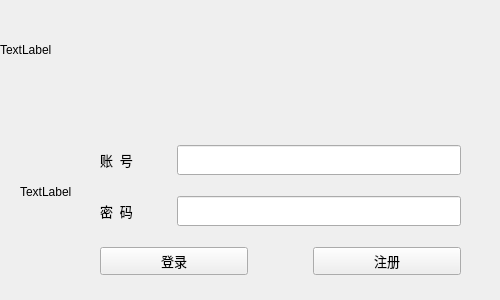
<?xml version="1.0" encoding="UTF-8"?>
<ui version="4.0">
 <class>Form</class>
 <widget class="QWidget" name="Form">
  <property name="geometry">
   <rect>
    <x>0</x>
    <y>0</y>
    <width>500</width>
    <height>300</height>
   </rect>
  </property>
  <property name="minimumSize">
   <size>
    <width>500</width>
    <height>300</height>
   </size>
  </property>
  <property name="maximumSize">
   <size>
    <width>500</width>
    <height>300</height>
   </size>
  </property>
  <property name="windowTitle">
   <string>登录</string>
  </property>
  <widget class="QLabel" name="Background">
   <property name="geometry">
    <rect>
     <x>0</x>
     <y>0</y>
     <width>500</width>
     <height>100</height>
    </rect>
   </property>
   <property name="minimumSize">
    <size>
     <width>500</width>
     <height>100</height>
    </size>
   </property>
   <property name="maximumSize">
    <size>
     <width>500</width>
     <height>100</height>
    </size>
   </property>
   <property name="text">
    <string>TextLabel</string>
   </property>
  </widget>
  <widget class="QWidget" name="layoutWidget">
   <property name="geometry">
    <rect>
     <x>100</x>
     <y>130</y>
     <width>361</width>
     <height>161</height>
    </rect>
   </property>
   <layout class="QVBoxLayout" name="verticalLayout">
    <item>
     <layout class="QHBoxLayout" name="horizontalLayout" stretch="2,8">
      <item>
       <widget class="QLabel" name="label">
        <property name="font">
         <font>
          <family>宋体</family>
          <pointsize>10</pointsize>
         </font>
        </property>
        <property name="styleSheet">
         <string notr="true"/>
        </property>
        <property name="text">
         <string>账  号</string>
        </property>
       </widget>
      </item>
      <item>
       <widget class="QLineEdit" name="text_user">
        <property name="font">
         <font>
          <family>宋体</family>
          <pointsize>11</pointsize>
         </font>
        </property>
       </widget>
      </item>
     </layout>
    </item>
    <item>
     <layout class="QHBoxLayout" name="horizontalLayout_2" stretch="2,8">
      <item>
       <widget class="QLabel" name="label_2">
        <property name="font">
         <font>
          <family>宋体</family>
          <pointsize>10</pointsize>
         </font>
        </property>
        <property name="styleSheet">
         <string notr="true"/>
        </property>
        <property name="text">
         <string>密  码</string>
        </property>
       </widget>
      </item>
      <item>
       <widget class="QLineEdit" name="text_passward">
        <property name="font">
         <font>
          <family>宋体</family>
          <pointsize>11</pointsize>
         </font>
        </property>
        <property name="echoMode">
         <enum>QLineEdit::Password</enum>
        </property>
       </widget>
      </item>
     </layout>
    </item>
    <item>
     <layout class="QHBoxLayout" name="horizontalLayout_3" stretch="5,2,5">
      <item>
       <widget class="QPushButton" name="btn_login">
        <property name="font">
         <font>
          <family>宋体</family>
          <pointsize>10</pointsize>
         </font>
        </property>
        <property name="styleSheet">
         <string notr="true"/>
        </property>
        <property name="text">
         <string>登录</string>
        </property>
       </widget>
      </item>
      <item>
       <spacer name="horizontalSpacer">
        <property name="orientation">
         <enum>Qt::Horizontal</enum>
        </property>
        <property name="sizeHint" stdset="0">
         <size>
          <width>0</width>
          <height>0</height>
         </size>
        </property>
       </spacer>
      </item>
      <item>
       <widget class="QPushButton" name="btn_register">
        <property name="font">
         <font>
          <family>宋体</family>
          <pointsize>10</pointsize>
         </font>
        </property>
        <property name="styleSheet">
         <string notr="true"/>
        </property>
        <property name="text">
         <string>注册</string>
        </property>
       </widget>
      </item>
     </layout>
    </item>
   </layout>
  </widget>
  <widget class="QLabel" name="gas_ico">
   <property name="geometry">
    <rect>
     <x>20</x>
     <y>160</y>
     <width>64</width>
     <height>64</height>
    </rect>
   </property>
   <property name="minimumSize">
    <size>
     <width>64</width>
     <height>64</height>
    </size>
   </property>
   <property name="maximumSize">
    <size>
     <width>64</width>
     <height>64</height>
    </size>
   </property>
   <property name="text">
    <string>TextLabel</string>
   </property>
  </widget>
 </widget>
 <resources/>
 <connections/>
</ui>
